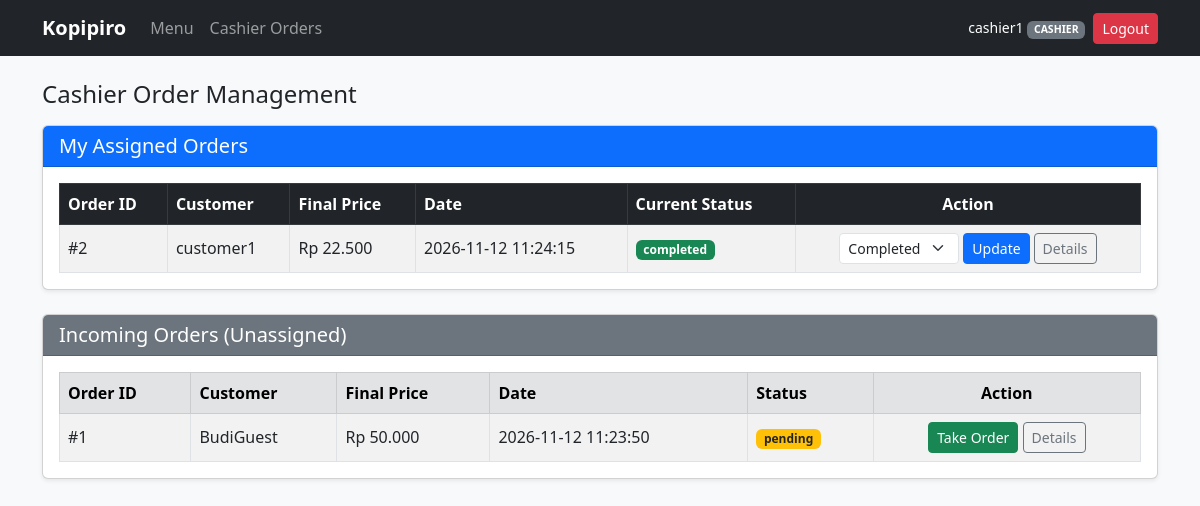
Page /cashier_orders.php (signed in) on the committed database.
### tables this page shows
CREATE TABLE `orders` (
  `id` int(11) NOT NULL AUTO_INCREMENT,
  `user_id` int(11) DEFAULT NULL,
  `cashier_id` int(11) DEFAULT NULL,
  `customer_name` varchar(100) NOT NULL,
  `total_price` int(11) NOT NULL,
  `discount_amount` int(11) NOT NULL DEFAULT 0,
  `final_price` int(11) NOT NULL,
  `status` enum('pending','completed','cancelled') NOT NULL DEFAULT 'pending',
  `created_at` timestamp NOT NULL DEFAULT current_timestamp(),
  PRIMARY KEY (`id`),
  KEY `user_id` (`user_id`),
  KEY `cashier_id` (`cashier_id`),
  CONSTRAINT `orders_ibfk_1` FOREIGN KEY (`user_id`) REFERENCES `users` (`id`) ON DELETE SET NULL,
  CONSTRAINT `orders_ibfk_2` FOREIGN KEY (`cashier_id`) REFERENCES `users` (`id`) ON DELETE SET NULL
);

### cashier_orders.php (the view, shortened to what this page needs)
<?php
include 'config.php';
$cashier_id = $_SESSION['user_id'];
$stmt_my = mysqli_prepare($conn, "SELECT * FROM orders WHERE cashier_id = ? ORDER BY id DESC");
mysqli_stmt_bind_param($stmt_my, "i", $cashier_id);
mysqli_stmt_execute($stmt_my);
$my_orders = mysqli_stmt_get_result($stmt_my);
$unassigned = mysqli_query($conn, "SELECT * FROM orders WHERE cashier_id IS NULL ORDER BY id ASC");
?>
<!DOCTYPE html>
<html lang="en">
<head>
    <link href="https://cdn.jsdelivr.net/npm/bootstrap@5.3.0/dist/css/bootstrap.min.css" rel="stylesheet">
</head>
<body class="bg-light">
    <?php include 'navbar.php'; ?>
    <div class="container mt-4 mb-5">
        <h4 class="mb-3">Cashier Order Management</h4>
        <div class="card shadow-sm mb-4">
            <div class="card-header bg-primary text-white">
                <h5 class="mb-0">My Assigned Orders</h5>
            </div>
            <div class="card-body">
                <div class="table-responsive">
                    <table class="table table-bordered table-striped align-middle mb-0">
                        <thead class="table-dark">
                            <tr>
                                <th>Order ID</th>
                                <th>Customer</th>
                                <th>Final Price</th>
                                <th>Date</th>
                                <th>Current Status</th>
                                <th class="text-center">Action</th>
                            </tr>
                        </thead>
                        <tbody>
                            <?php if (mysqli_num_rows($my_orders) === 0): ?>
                                <tr>
                                    <td colspan="6" class="text-center py-3 text-muted">You have no assigned orders yet. Claim incoming orders below.</td>
                                </tr>
                            <?php else: ?>
                                <?php while ($row = mysqli_fetch_assoc($my_orders)): ?>
                                    <tr>
                                        <td>#<?= $row['id'] ?></td>
                                        <td><?= htmlspecialchars($row['customer_name']) ?></td>
                                        <td>Rp <?= number_format($row['final_price'], 0, ',', '.') ?></td>
                                        <td><?= htmlspecialchars($row['created_at']) ?></td>
                                        <td>
                                            <span class="badge <?= $row['status'] === 'completed' ? 'bg-success' : ($row['status'] === 'cancelled' ? 'bg-danger' : 'bg-warning text-dark') ?>">
                                                <?= htmlspecialchars($row['status']) ?>
                                            </span>
                                        </td>
                                        <td class="text-center">
                                            <form method="POST" action="" class="d-inline-flex gap-1">
                                                <select name="status" class="form-select form-select-sm" style="width: 120px;">
                                                    <option value="completed" <?= $row['status'] === 'completed' ? 'selected' : '' ?>>Completed</option>
                                                </select>
                                                <button type="submit" name="update_status" class="btn btn-primary btn-sm">Update</button>
                                                <a href="confirmation_order.php?order_id=<?= $row['id'] ?>" class="btn btn-outline-secondary btn-sm">Details</a>
                                            </form>
                                        </td>
                                    </tr>
                                <?php endwhile; ?>
                            <?php endif; ?>
                        </tbody>
                    </table>
                </div>
            </div>
        </div>
        <div class="card shadow-sm">
            <div class="card-header bg-secondary text-white">
                <h5 class="mb-0">Incoming Orders (Unassigned)</h5>
            </div>
            <div class="card-body">
                <div class="table-responsive">
                    <table class="table table-bordered table-striped align-middle mb-0">
                        <thead class="table-secondary">
                            <tr>
                                <th>Order ID</th>
                                <th>Customer</th>
                                <th>Final Price</th>
                                <th>Date</th>
                                <th>Status</th>
                                <th class="text-center">Action</th>
                            </tr>
                        </thead>
                        <tbody>
                            <?php if (mysqli_num_rows($unassigned) === 0): ?>
                                <tr>
                                    <td colspan="6" class="text-center py-3 text-muted">No incoming unassigned orders.</td>
                                </tr>
                            <?php else: ?>
                                <?php while ($un = mysqli_fetch_assoc($unassigned)): ?>
                                    <tr>
                                        <td>#<?= $un['id'] ?></td>
                                        <td><?= htmlspecialchars($un['customer_name']) ?></td>
                                        <td>Rp <?= number_format($un['final_price'], 0, ',', '.') ?></td>
                                        <td><?= htmlspecialchars($un['created_at']) ?></td>
                                        <td><span class="badge bg-warning text-dark"><?= htmlspecialchars($un['status']) ?></span></td>
                                        <td class="text-center">
                                            <form method="POST" action="" class="d-inline">
                                                <button type="submit" name="claim_order" class="btn btn-success btn-sm">Take Order</button>
                                                <a href="confirmation_order.php?order_id=<?= $un['id'] ?>" class="btn btn-outline-secondary btn-sm">Details</a>
                                            </form>
                                        </td>
                                    </tr>
                                <?php endwhile; ?>
                            <?php endif; ?>
                        </tbody>
                    </table>
                </div>
            </div>
        </div>
    </div>
</body>
</html>

### rows in the picture
orders: id "2", customer_name "customer1", final_price "22.500", created_at "2026-11-12 11:24:15", status "completed", status "Completed"
orders: id "1", customer_name "BudiGuest", final_price "50.000", created_at "2026-11-12 11:23:50", status "pending"

### other values in the picture
$_SESSION['username'] "cashier1"
$_SESSION['role'] "CASHIER"
